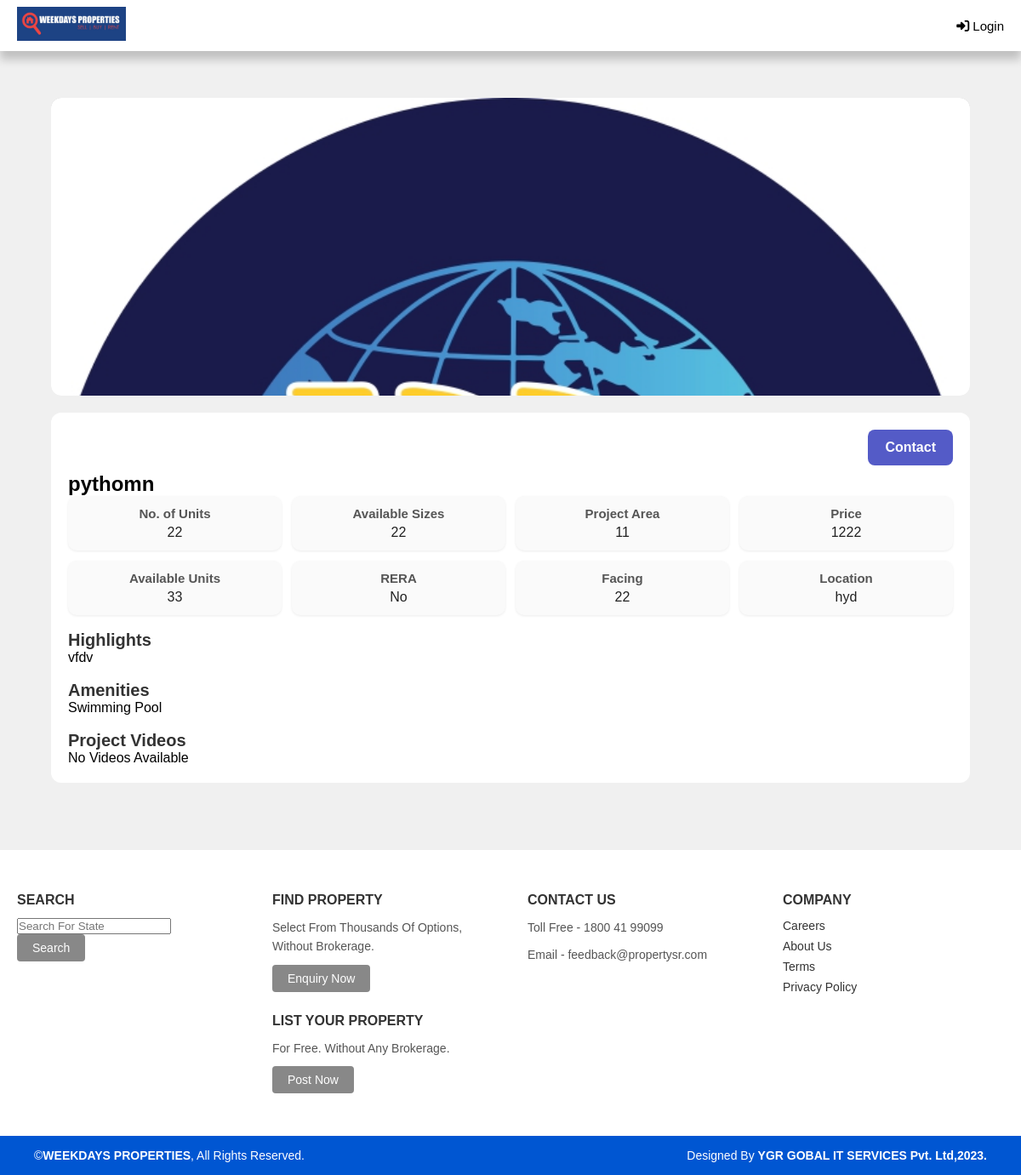
Screenshot of /project/2/ with the database file from the repository.
### prop/models.py (models this page shows, shortened)
class AddProject(models.Model):
    user = models.ForeignKey(User, on_delete=models.CASCADE, null=True, blank=True)
    plan_type = models.CharField(max_length=50, choices=PlanType.choices, null=True, blank=True)
    project_name = models.CharField(max_length=100)
    type_of_project = models.CharField(max_length=100)
    project_location = models.CharField(max_length=200)
    location_url = models.CharField(max_length=300)
    number_of_units = models.CharField(max_length=100)
    available_units = models.CharField(max_length=100)
    available_facing = models.CharField(max_length=100)
    available_sizes = models.CharField(max_length=100)
    rera_approved = models.BooleanField(null=True, blank=True)
    select_amenities = models.CharField(max_length=255, null=True, blank=True)
    highlights = models.CharField(max_length=100)
    type_of_approval = models.CharField(max_length=100)
    total_project_area = models.CharField(max_length=100)
    contact_info = models.IntegerField()
    pricing = models.IntegerField()
    image = models.ImageField(upload_to='project_image/', null=True, blank=True)
    video = models.FileField(upload_to='project_video/', null=True, blank=True)
    document = models.FileField(upload_to='project_docs/', null=True, blank=True)

### prop/views.py (the view)
# urls.py: path("project/<int:id>/", views.project_detail, name="project_detail"),
def project_detail(request, id):
    project = AddProject.objects.get(id=id)
    images = []
    if project.image:
        images.append(project.image.url)
    extra = project.extra_images.all()
    for img in extra:
        images.append(img.image.url)
    return render(request, "project_detail.html", {"project": project, "images": images})

### templates/project_detail.html (shortened to what this page needs)
{% load static %}
<!DOCTYPE html>
<html lang="en">
<head>
</head>
<body>
{% include 'NavBar.html' %}
<div class="container">
    <div class="slider">
        {% if project.image %}
            <img src="{{ project.image.url }}" alt="Project Image">
        {% else %}
            <span>No Image Available</span>
        {% endif %}
    </div>
    <div class="details-card">
        <a class="contact-btn" id="contactBtn">Contact</a>
        <h2>{{ project.project_name }}</h2>
        <div class="details-grid">
            <div class="item-box"><strong>No. of Units</strong><span>{{ project.number_of_units }}</span></div>
            <div class="item-box"><strong>Available Sizes</strong><span>{{ project.available_sizes }}</span></div>
            <div class="item-box"><strong>Project Area</strong><span>{{ project.total_project_area }}</span></div>
            <div class="item-box"><strong>Price</strong><span>{{ project.pricing }}</span></div>
            <div class="item-box"><strong>Available Units</strong><span>{{ project.available_units }}</span></div>
            <div class="item-box"><strong>RERA</strong><span>{% if project.rera_approved %}Yes{% else %}No{% endif %}</span></div>
            <div class="item-box"><strong>Facing</strong><span>{{ project.available_facing }}</span></div>
            <div class="item-box"><strong>Location</strong><span>{{ project.project_location }}</span></div>
        </div>
        <h3 class="section-title">Highlights</h3>
        <p>{{ project.highlights }}</p>
        <h3 class="section-title">Amenities</h3>
        <p>{{ project.select_amenities }}</p>
        <h3 class="section-title">Project Videos</h3>
        {% if project.video %}
            <video controls>
                <source src="{{ project.video.url }}">
            </video>
        {% else %}
            <p>No Videos Available</p>
        {% endif %}
    </div>
</div>
<br><br><br>
<footer class="footer">
  <div class="footer-main">
      <div class="footer-section">
          <h3>SEARCH</h3>
          <input type="text" placeholder="Search For State">
          <button type="button">Search</button>
      </div>
      <div class="footer-section">
          <h3>FIND PROPERTY</h3>
          <p>Select From Thousands Of Options, Without Brokerage.</p>
          <button>Enquiry Now</button>
          <h3 style="margin-top:25px;">LIST YOUR PROPERTY</h3>
          <p>For Free. Without Any Brokerage.</p>
          <button>Post Now</button>
      </div>
      <div class="footer-section">
          <h3>CONTACT US</h3>
          <p>Toll Free - 1800 41 99099</p>
          <p>Email - feedback@propertysr.com</p>
      </div>
      <div class="footer-section">
          <h3>COMPANY</h3>
          <ul>
              <li><a href="#">Careers</a></li>
              <li><a href="#">About Us</a></li>
              <li><a href="#">Terms</a></li>
              <li><a href="#">Privacy Policy</a></li>
          </ul>
      </div>
  </div>
  <div class="footer-bottom">
      <p>©<span>WEEKDAYS PROPERTIES</span>, All Rights Reserved.</p>
      <p>Designed By <span> YGR GOBAL IT SERVICES Pvt. Ltd,2023.</span></p>
  </div>
</footer>
</body>
</html>

### static/css/navbar.css (style rules this page uses)
* { margin: 0; padding: 0; box-sizing: border-box; font-family: Arial, sans-serif; }
button { cursor: pointer; outline: none; background-color: #0d6efd; }

### templates/project_detail.html (style rules this page uses)
body { font-family: Arial, sans-serif; background: #f0f0f0; margin: 0; }
.container { width: 90%; margin: auto; padding: 25px 0; margin-top: 90px; }
.slider { width: 100%; max-height: 350px; overflow: hidden; border-radius: 12px; background: #ddd; position: relative; }
.slider img { width: 100%; height: auto; display: block; object-fit: cover; border-radius: 12px; }
.contact-btn { float: right; padding: 12px 20px; background: #545bc7; color: white; border-radius: 8px; text-decoration: none; font-weight: bold; margin-bottom: 10px; }
.details-card { background: white; padding: 20px; border-radius: 12px; margin-top: 20px; }
.details-card h2 { margin-top: 50px; }
.details-grid { display: grid; grid-template-columns: repeat(4, 1fr); gap: 12px; margin-bottom: 18px; }
.item-box { background: #fafafa; padding: 12px; border-radius: 10px; text-align: center; box-shadow: 0px 1px 3px rgba(0,0,0,0.08); }
.item-box strong { display: block; font-size: 15px; color: #555; margin-bottom: 5px; }
.item-box span { font-size: 16px; color: #222; }
.section-title { margin-top: 18px; font-size: 20px; font-weight: bold; color: #333; }
.footer { font-family: 'Poppins', sans-serif; background: #fff; color: #333; }
.footer-main { display: flex; flex-wrap: wrap; justify-content: space-between; max-width: 1200px; margin: auto; padding: 50px 20px; gap: 40px; }
.footer-section { flex: 1; min-width: 230px; }
.footer-section h3 { font-size: 16px; font-weight: 600; margin-bottom: 12px; }
.footer-section p { font-size: 14px; color: #555; margin-bottom: 10px; line-height: 1.6; }
.footer-section a { color: #333; text-decoration: none; }
.footer-section button { background: #888; color: #fff; border: none; border-radius: 4px; padding: 8px 18px; font-size: 14px; cursor: pointer; transition: 0.3s; }
.footer-section ul { list-style: none; padding: 0; margin: 0; }
.footer-section ul li { margin-bottom: 6px; }
.footer-section ul li a { font-size: 14px; }
.footer-bottom { background: #0056d2; color: #fff; display: flex; justify-content: space-between; align-items: center; flex-wrap: wrap; padding: 15px 40px; font-size: 14px; }
.footer-bottom span { font-weight: 600; }

### rows the page displays
AddProject: image (picture), project_name "pythomn", number_of_units "22", available_sizes "22", total_project_area "11", pricing "1222", available_units "33", available_facing "22", project_location "hyd", highlights "vfdv", select_amenities "Swimming Pool"
